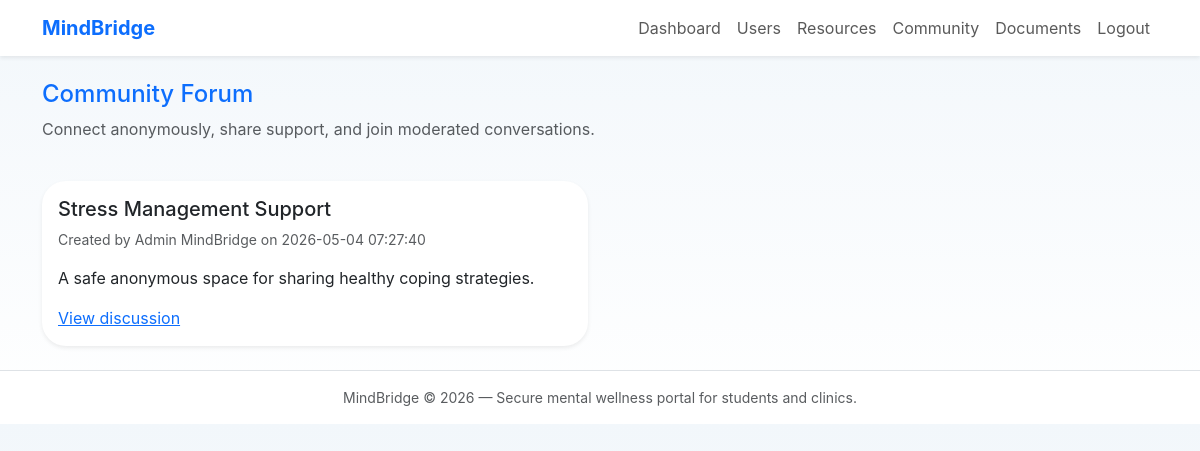
The page /?controller=forum&action=index (signed in) on the database its author committed.
### tables this page shows
CREATE TABLE forums (
  id INT AUTO_INCREMENT PRIMARY KEY,
  title VARCHAR(180) NOT NULL,
  description TEXT,
  is_anonymous TINYINT(1) NOT NULL DEFAULT 0,
  created_by INT NULL,
  created_at DATETIME NOT NULL DEFAULT CURRENT_TIMESTAMP,
  FOREIGN KEY (created_by) REFERENCES users(id) ON DELETE SET NULL
);

CREATE TABLE users (
  id INT AUTO_INCREMENT PRIMARY KEY,
  name VARCHAR(150) NOT NULL,
  email VARCHAR(180) NOT NULL UNIQUE,
  password VARCHAR(255) NOT NULL,
  role ENUM('patient','therapist','admin') NOT NULL DEFAULT 'patient',
  status ENUM('active','inactive') NOT NULL DEFAULT 'active',
  created_at DATETIME NOT NULL DEFAULT CURRENT_TIMESTAMP
);

### core/View.php (called while the page is built, shortened)
<?php
class View
{
    public function render(string $path, array $data = []): void
    {
        extract($data, EXTR_SKIP);
        $viewFile = __DIR__ . '/../app/views/' . $path . '.php';
        include __DIR__ . '/../app/views/layout/header.php';
        include $viewFile;
        include __DIR__ . '/../app/views/layout/footer.php';
    }
}

### app/controllers/ForumController.php (called while the page is built, shortened)
<?php
class ForumController extends Controller
{
    public function index(): void
    {
        $forums = (new Forum())->topics();
        $this->view->render('forum/index', ['forums' => $forums]);
    }
}

### index.php (called while the page is built, shortened)
<?php
require_once __DIR__ . '/core/Database.php';
require_once __DIR__ . '/core/Model.php';
require_once __DIR__ . '/core/View.php';
spl_autoload_register(function ($class) {
    $paths = [
        __DIR__ . '/app/controllers/' . $class . '.php',
        __DIR__ . '/app/models/' . $class . '.php',
        __DIR__ . '/core/' . $class . '.php',
    ];
    foreach ($paths as $path) {
        if (file_exists($path)) {
            return true;
        }
    }
    return false;
});
$action = $_GET['action'] ?? 'index';
$controller = new $controllerName();
$controller->{$action}();

### config/config.php (called while the page is built)
<?php
$baseUrl = 'http://localhost/MindBridge/';
if (!empty($_SERVER['HTTP_HOST'])) {
    $scheme = (!empty($_SERVER['HTTPS']) && $_SERVER['HTTPS'] !== 'off') ? 'https' : 'http';
    $path = rtrim(str_replace('\\', '/', dirname($_SERVER['SCRIPT_NAME'])), '/');
    $baseUrl = $scheme . '://' . $_SERVER['HTTP_HOST'] . ($path !== '/' ? $path : '') . '/';
}
return [
    'db' => [
        'host' => 'localhost',
        'name' => 'mindbridge',
        'user' => 'root',
        'pass' => '',
        'charset' => 'utf8mb4',
    ],
    'app' => [
        'base_url' => $baseUrl,
    ],
];

### core/Database.php (called while the page is built)
<?php
class Database
{
    private static ?Database $instance = null;
    private PDO $connection;
    private function __construct()
    {
        $config = require __DIR__ . '/../config/config.php';
        $dsn = sprintf('mysql:host=%s;dbname=%s;charset=%s',
            $config['db']['host'],
            $config['db']['name'],
            $config['db']['charset']
        );
        $options = [
            PDO::ATTR_ERRMODE => PDO::ERRMODE_EXCEPTION,
            PDO::ATTR_DEFAULT_FETCH_MODE => PDO::FETCH_ASSOC,
            PDO::ATTR_EMULATE_PREPARES => false,
        ];
        $this->connection = new PDO($dsn, $config['db']['user'], $config['db']['pass'], $options);
    }
    public static function getInstance(): Database
    {
        if (self::$instance === null) {
            self::$instance = new Database();
        }
        return self::$instance;
    }
    public function getConnection(): PDO
    {
        return $this->connection;
    }
}

### core/Model.php (called while the page is built, shortened)
<?php
class Model
{
    public function __construct()
    {
        $this->db = Database::getInstance()->getConnection();
    }
}

### app/models/Forum.php (called while the page is built, shortened)
<?php
class Forum extends Model
{
    public function topics(): array
    {
        $stmt = $this->db->query('SELECT f.*, u.name AS author FROM forums f LEFT JOIN users u ON u.id = f.created_by ORDER BY f.created_at DESC');
        return $stmt->fetchAll();
    }
}

### app/views/forum/index.php (the view, shortened to what this page needs)
<div class="row mb-4">
    <div class="col-lg-12">
        <h2 class="h4 text-primary">Community Forum</h2>
        <p class="text-muted">Connect anonymously, share support, and join moderated conversations.</p>
    </div>
</div>
<div class="row g-4">
    <?php foreach ($forums as $forum): ?>
        <div class="col-md-6">
            <div class="card border-0 shadow-sm h-100">
                <div class="card-body">
                    <h5><?php echo htmlspecialchars($forum['title']); ?></h5>
                    <p class="small text-muted">Created by <?php echo htmlspecialchars($forum['author']); ?> on <?php echo htmlspecialchars($forum['created_at']); ?></p>
                    <p><?php echo htmlspecialchars($forum['description']); ?></p>
                    <a href="<?php echo $baseUrl; ?>?controller=forum&action=view&id=<?php echo $forum['id']; ?>" class="stretched-link">View discussion</a>
                </div>
            </div>
        </div>
    <?php endforeach; ?>
</div>

### assets/css/style.css (style rules this page uses)
:root { color-scheme: light; --surface: #f9fbfd; --primary: #2a8fbd; --secondary: #70c0b8; --muted: #6c757d; --bg: #f2f7fb; }
body { background: linear-gradient(180deg, #f2f7fb 0%, #ffffff 100%); color: #2a3a4d; font-family: 'Inter', system-ui, -apple-system, BlinkMacSystemFont, 'Segoe UI', sans-serif; }
.card { border-radius: 24px; }

### rows shown on the page
forums: title "Stress Management Support", created_by.name "Admin MindBridge", created_at "2026-05-04 07:27:40", description "A safe anonymous space for sharing healthy coping strategies."
